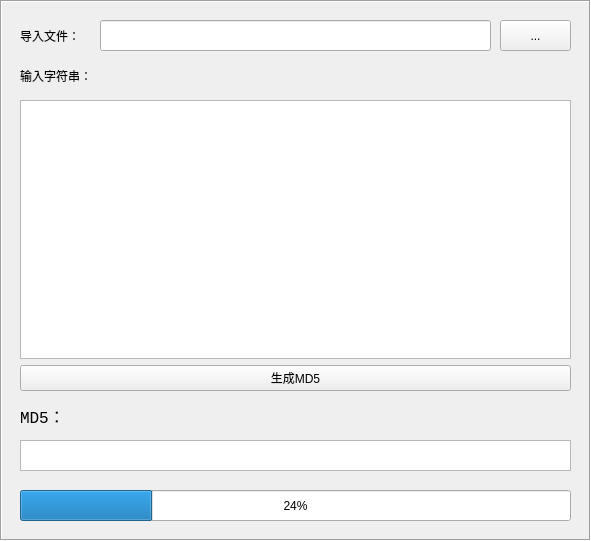
                    <widget class="QFrame" name="md5_frame">
                        <property name="geometry">
                            <rect>
                                <x>170</x>
                                <y>10</y>
                                <width>591</width>
                                <height>541</height>
                            </rect>
                        </property>
                        <property name="frameShape">
                            <enum>QFrame::Box</enum>
                        </property>
                        <property name="frameShadow">
                            <enum>QFrame::Sunken</enum>
                        </property>
                        <widget class="QTextBrowser" name="md5_show_text">
                            <property name="geometry">
                                <rect>
                                    <x>20</x>
                                    <y>440</y>
                                    <width>551</width>
                                    <height>31</height>
                                </rect>
                            </property>
                        </widget>
                        <widget class="QLineEdit" name="lineEdit">
                            <property name="geometry">
                                <rect>
                                    <x>100</x>
                                    <y>20</y>
                                    <width>391</width>
                                    <height>31</height>
                                </rect>
                            </property>
                        </widget>
                        <widget class="QLabel" name="daoruwenjian_label">
                            <property name="geometry">
                                <rect>
                                    <x>20</x>
                                    <y>20</y>
                                    <width>81</width>
                                    <height>31</height>
                                </rect>
                            </property>
                            <property name="text">
                                <string>导入文件：</string>
                            </property>
                        </widget>
                        <widget class="QToolButton" name="import_file_toolbox">
                            <property name="geometry">
                                <rect>
                                    <x>500</x>
                                    <y>20</y>
                                    <width>71</width>
                                    <height>31</height>
                                </rect>
                            </property>
                            <property name="text">
                                <string>...</string>
                            </property>
                        </widget>
                        <widget class="QProgressBar" name="progressBar">
                            <property name="geometry">
                                <rect>
                                    <x>20</x>
                                    <y>490</y>
                                    <width>551</width>
                                    <height>31</height>
                                </rect>
                            </property>
                            <property name="value">
                                <number>24</number>
                            </property>
                        </widget>
                        <widget class="QLabel" name="md5_label">
                            <property name="geometry">
                                <rect>
                                    <x>20</x>
                                    <y>400</y>
                                    <width>51</width>
                                    <height>31</height>
                                </rect>
                            </property>
                            <property name="font">
                                <font>
                                    <family>Consolas</family>
                                    <pointsize>12</pointsize>
                                </font>
                            </property>
                            <property name="text">
                                <string>MD5：</string>
                            </property>
                        </widget>
                        <widget class="QLabel" name="shuruzifuchuan_label">
                            <property name="geometry">
                                <rect>
                                    <x>20</x>
                                    <y>60</y>
                                    <width>91</width>
                                    <height>31</height>
                                </rect>
                            </property>
                            <property name="text">
                                <string>输入字符串：</string>
                            </property>
                        </widget>
                        <widget class="QWidget" name="layoutWidget">
                            <property name="geometry">
                                <rect>
                                    <x>20</x>
                                    <y>100</y>
                                    <width>551</width>
                                    <height>291</height>
                                </rect>
                            </property>
                            <layout class="QVBoxLayout" name="verticalLayout_13">
                                <item>
                                    <widget class="QPlainTextEdit" name="input_edit"/>
                                </item>
                                <item>
                                    <widget class="QPushButton" name="pushButton">
                                        <property name="text">
                                            <string>生成MD5</string>
                                        </property>
                                    </widget>
                                </item>
                            </layout>
                        </widget>
                    </widget>
